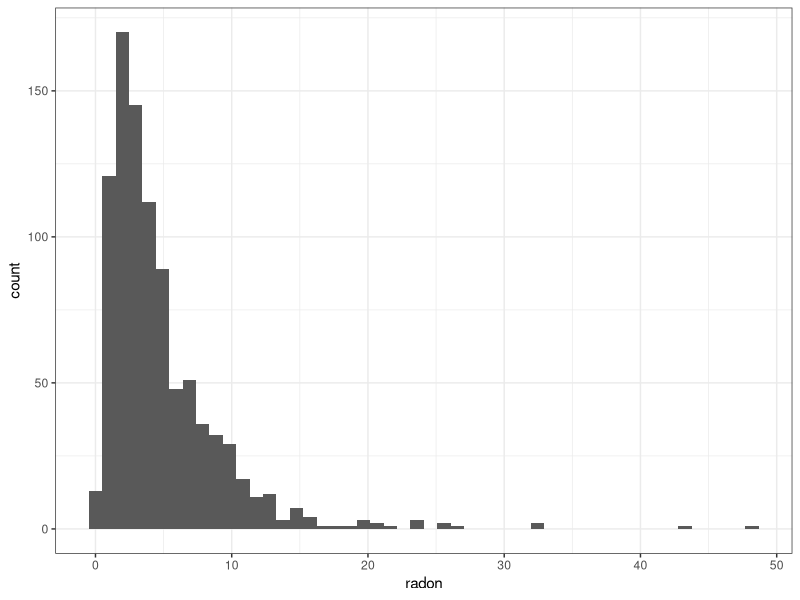
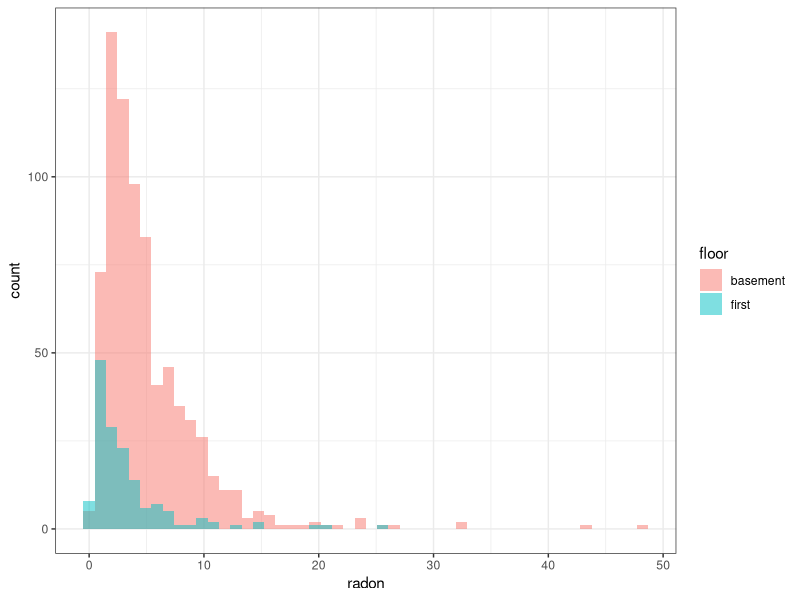
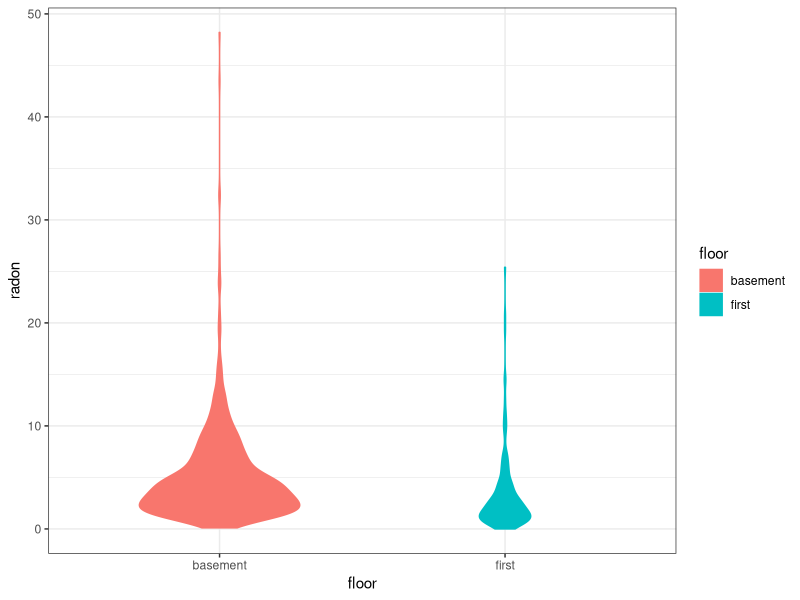
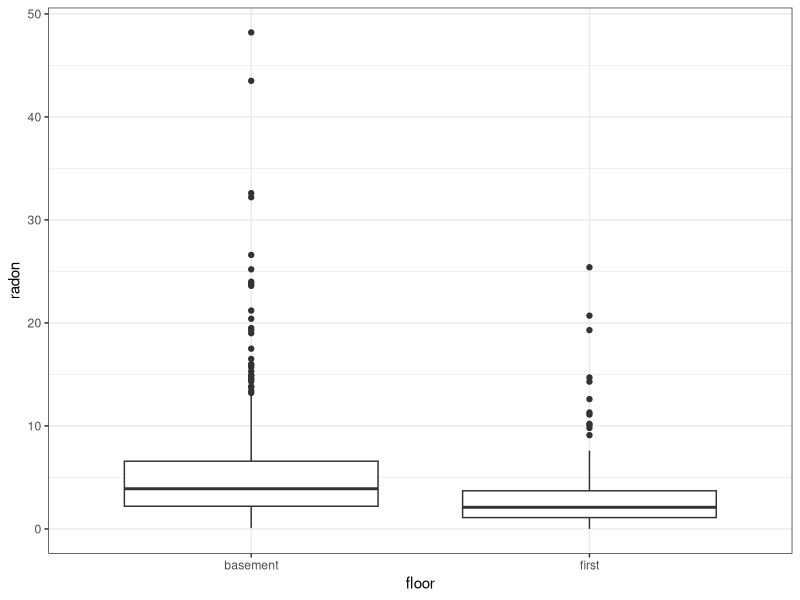
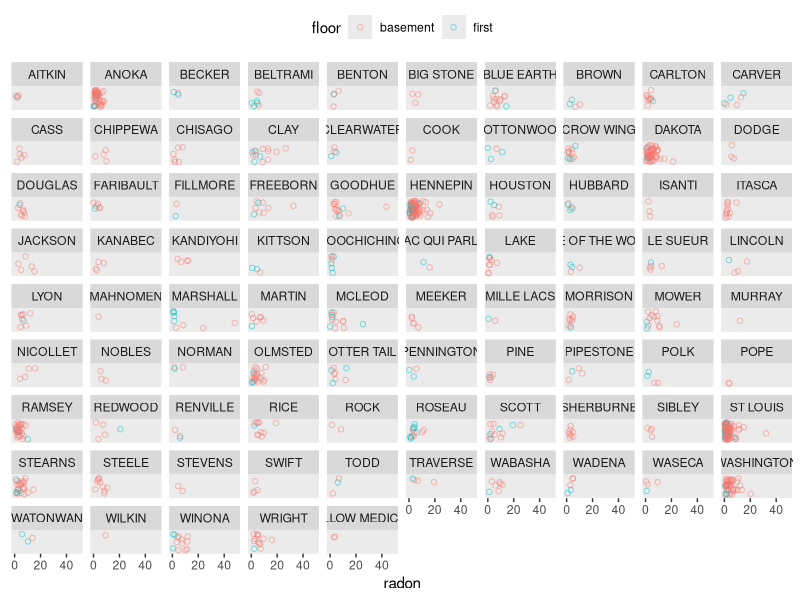
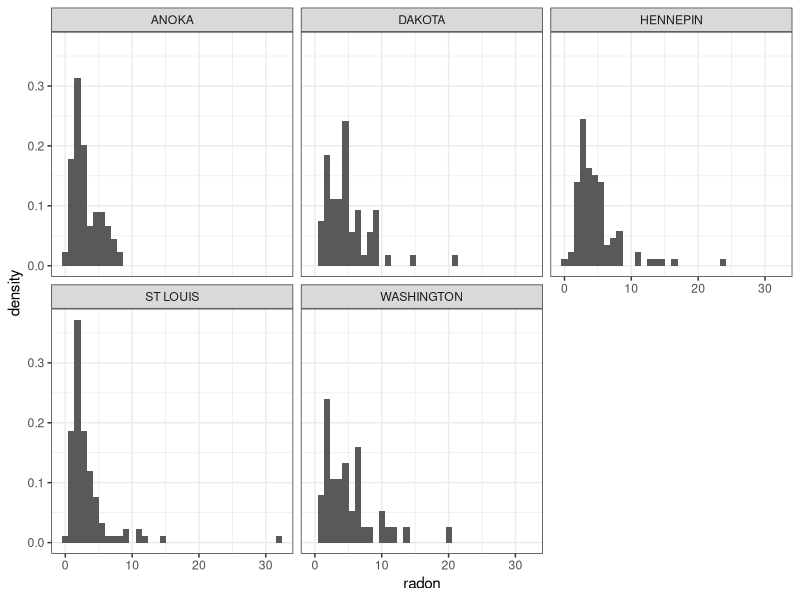
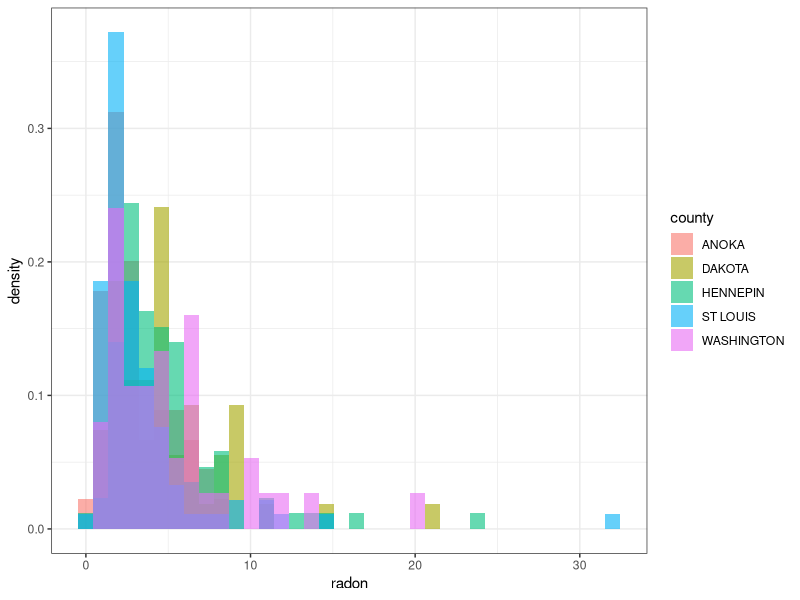
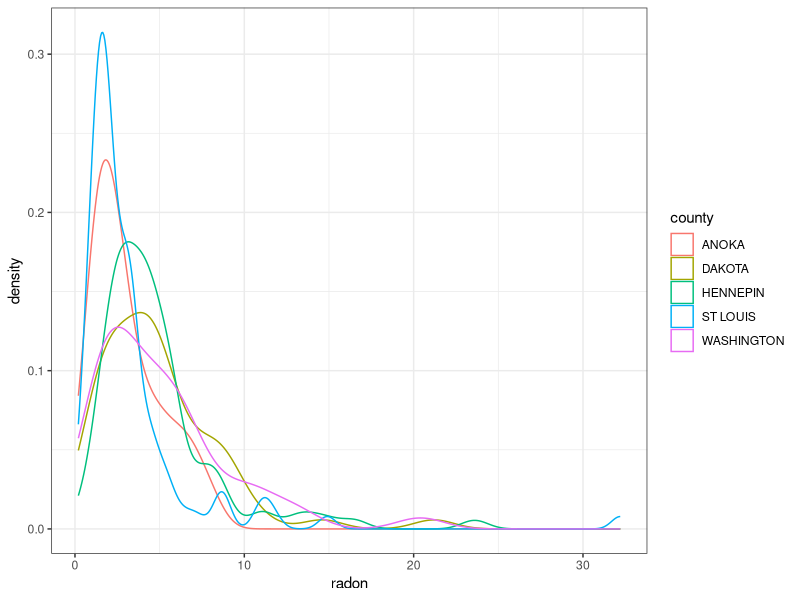

Recreate these plots in R, in order.
## ---- chunk 1
library(ggplot2)
library(dplyr)
theme_set(theme_bw())
## ---- chunk 2
radon_dat <- read.csv("data/radon_MN.csv")
## ---- chunk 3
head(radon_dat)
for ( c in 1:ncol(radon_dat) ) {
    print(paste("Column name:", names(radon_dat)[c]))
    print(class(radon_dat[,c]))
    print(unique(radon_dat[,c]))
    print(range(radon_dat[,c]))
}
## ---- chunk 4
sum(radon_dat$radon == 0)
radon_dat |>
    filter(radon==0)
## ---- chunk 5
ggplot(data=radon_dat) +
    geom_histogram(mapping = aes(x=radon), bins=50)
## ---- chunk 6
radon_dat |> 
    ggplot() +
    geom_histogram(mapping = aes(x=radon, fill=floor), position="identity",
                   bins=50, alpha=0.5)
## ---- chunk 7
radon_dat |> 
    ggplot() +
    geom_violin(mapping = aes(y=radon, x=floor, fill=floor, col=floor), 
                scale="count")
## ---- chunk 8
radon_dat |>     
    ggplot() +
    geom_boxplot(mapping = aes(y=radon, x=floor)) 
## ---- chunk 9
radon_dat |>
    mutate(yjit = jitter(0 * radon, amount=0.8)) |>
    ggplot() +
    geom_point(aes(x=radon, col=floor, y=yjit), shape=1, alpha=0.5) +
    facet_wrap(facets=vars(county)) +
    scale_x_continuous(breaks=c(0,20,40)) +
    coord_cartesian(xlim=c(0,50), ylim=c(-1,1)) +
    theme_gray() +
    theme(axis.text.y=element_blank(),
          axis.ticks.y=element_blank(),
          axis.title.y=element_blank(),
          panel.grid=element_blank(),
          legend.position="top")
## ---- chunk 10
radon_dat |>
    group_by(county) |>
    summarize(sample_size=n()) |>
    arrange(-sample_size)
## ---- chunk 11
lrgst5cty <- radon_dat |>
    group_by(county) |>
    filter(n() > 40, floor == "basement")
## ---- chunk 12
lrgst5cty |>
    ggplot() +
    geom_histogram(aes(x=radon, y=after_stat(density)), bins=36) +
    facet_wrap(facets=vars(county))
## ---- chunk 13
lrgst5cty |>
    ggplot() +
    geom_histogram(aes(x=radon ,y=after_stat(density), fill=county),
                   position="identity", bins=36, alpha=0.6)
## ---- chunk 14
lrgst5cty |>
    ggplot() +
    geom_density(aes(x=radon, col=county))
## ---- chunk 15
radon_dat <- mutate(radon_dat, log_radon=log(ifelse(radon==0, 0.1, radon)))
## ---- chunk 16
sm5cty <-
    radon_dat |>
    group_by(county) |>
    filter(n() > 40,floor=="basement") |>
    summarize(mean=mean(log_radon), 
              sd=sd(log_radon), 
              min=min(log_radon), 
              max=max(log_radon))
sm5cty
## ---- chunk 17
norm_df <- NULL
for ( i in 1:5 ) {
    x <- seq(sm5cty$min[i], sm5cty$max[i], length.out = 100)
    y <- dnorm(x, sm5cty$mean[i], sm5cty$sd[i])
    norm_df <- rbind(norm_df, data.frame(x, y, county=sm5cty$county[i]))
}
rm(x, y) #clean up
head(norm_df)
## ---- chunk 18
radon_dat |>
    group_by(county) |>
    filter(n() > 40, floor == "basement") |>
    ggplot() +
    geom_histogram(aes(x=log_radon, y=stat(density)), bins=25) +
    geom_density(aes(x=log_radon), col="blue") +
    geom_line(data=norm_df, aes(x=x, y=y), col="red") +
    facet_wrap(facets=vars(county))
## ---- chunk 19
sm_byfloor <-
    radon_dat |>
    group_by(floor) |>
    summarize(mean=mean(log_radon),
              sd=sd(log_radon),
              min=min(log_radon),
              max=max(log_radon))
## ---- chunk 20
norm_df <- NULL
for ( i in 1:2 ) {
    x <- seq(sm_byfloor$min[i], sm_byfloor$max[i], length.out = 100)
    y <- dnorm(x, sm_byfloor$mean[i], sm_byfloor$sd[i])
    norm_df <- rbind(norm_df, data.frame(x, y, floor=sm_byfloor$floor[i]))
}
rm(x, y)
head(norm_df)
## ---- chunk 21
radon_dat |>
    group_by(floor) |>
    ggplot() +
    geom_histogram(aes(x=log_radon, y=stat(density)), bins=25) +
    geom_density(aes(x=log_radon), col="blue") +
    geom_line(data=norm_df, aes(x=x, y=y), col="red") +
    facet_wrap(facets=vars(floor))
